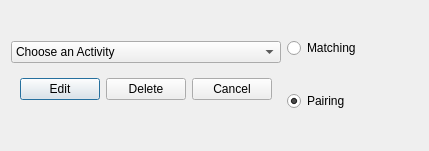
<?xml version="1.0" encoding="UTF-8"?>
<ui version="4.0">
 <class>ChooseActivity</class>
 <widget class="QDialog" name="ChooseActivity">
  <property name="geometry">
   <rect>
    <x>0</x>
    <y>0</y>
    <width>429</width>
    <height>151</height>
   </rect>
  </property>
  <property name="windowTitle">
   <string>Dialog</string>
  </property>
  <layout class="QHBoxLayout" name="horizontalLayout_2">
   <item>
    <widget class="QWidget" name="widget" native="true">
     <layout class="QVBoxLayout" name="verticalLayout_3">
      <property name="leftMargin">
       <number>0</number>
      </property>
      <property name="topMargin">
       <number>0</number>
      </property>
      <property name="rightMargin">
       <number>0</number>
      </property>
      <property name="bottomMargin">
       <number>0</number>
      </property>
      <item alignment="Qt::AlignHCenter|Qt::AlignVCenter">
       <widget class="QWidget" name="widget_2" native="true">
        <layout class="QVBoxLayout" name="verticalLayout_2">
         <property name="leftMargin">
          <number>0</number>
         </property>
         <property name="topMargin">
          <number>0</number>
         </property>
         <property name="rightMargin">
          <number>0</number>
         </property>
         <property name="bottomMargin">
          <number>0</number>
         </property>
         <item>
          <widget class="QComboBox" name="select">
           <item>
            <property name="text">
             <string>Choose an Activity</string>
            </property>
           </item>
          </widget>
         </item>
         <item>
          <widget class="QWidget" name="widget_3" native="true">
           <property name="sizePolicy">
            <sizepolicy hsizetype="Fixed" vsizetype="Fixed">
             <horstretch>0</horstretch>
             <verstretch>0</verstretch>
            </sizepolicy>
           </property>
           <layout class="QHBoxLayout" name="horizontalLayout">
            <item>
             <widget class="QPushButton" name="edit">
              <property name="text">
               <string>Edit</string>
              </property>
             </widget>
            </item>
            <item>
             <widget class="QPushButton" name="del">
              <property name="text">
               <string>Delete</string>
              </property>
             </widget>
            </item>
            <item>
             <widget class="QPushButton" name="cancel">
              <property name="text">
               <string>Cancel</string>
              </property>
             </widget>
            </item>
           </layout>
          </widget>
         </item>
        </layout>
       </widget>
      </item>
     </layout>
    </widget>
   </item>
   <item>
    <widget class="QWidget" name="selectActWidg" native="true">
     <layout class="QVBoxLayout" name="verticalLayout">
      <property name="leftMargin">
       <number>0</number>
      </property>
      <property name="topMargin">
       <number>0</number>
      </property>
      <property name="rightMargin">
       <number>0</number>
      </property>
      <property name="bottomMargin">
       <number>0</number>
      </property>
      <item>
       <widget class="QRadioButton" name="matchingRadBtn">
        <property name="text">
         <string>Matching</string>
        </property>
        <property name="checked">
         <bool>false</bool>
        </property>
        <attribute name="buttonGroup">
         <string notr="true">buttonGroup</string>
        </attribute>
       </widget>
      </item>
      <item>
       <widget class="QRadioButton" name="pairingRadBtn">
        <property name="text">
         <string>Pairing</string>
        </property>
        <property name="checked">
         <bool>true</bool>
        </property>
        <attribute name="buttonGroup">
         <string notr="true">buttonGroup</string>
        </attribute>
       </widget>
      </item>
     </layout>
    </widget>
   </item>
  </layout>
 </widget>
 <resources/>
 <connections/>
 <buttongroups>
  <buttongroup name="buttonGroup"/>
 </buttongroups>
</ui>
